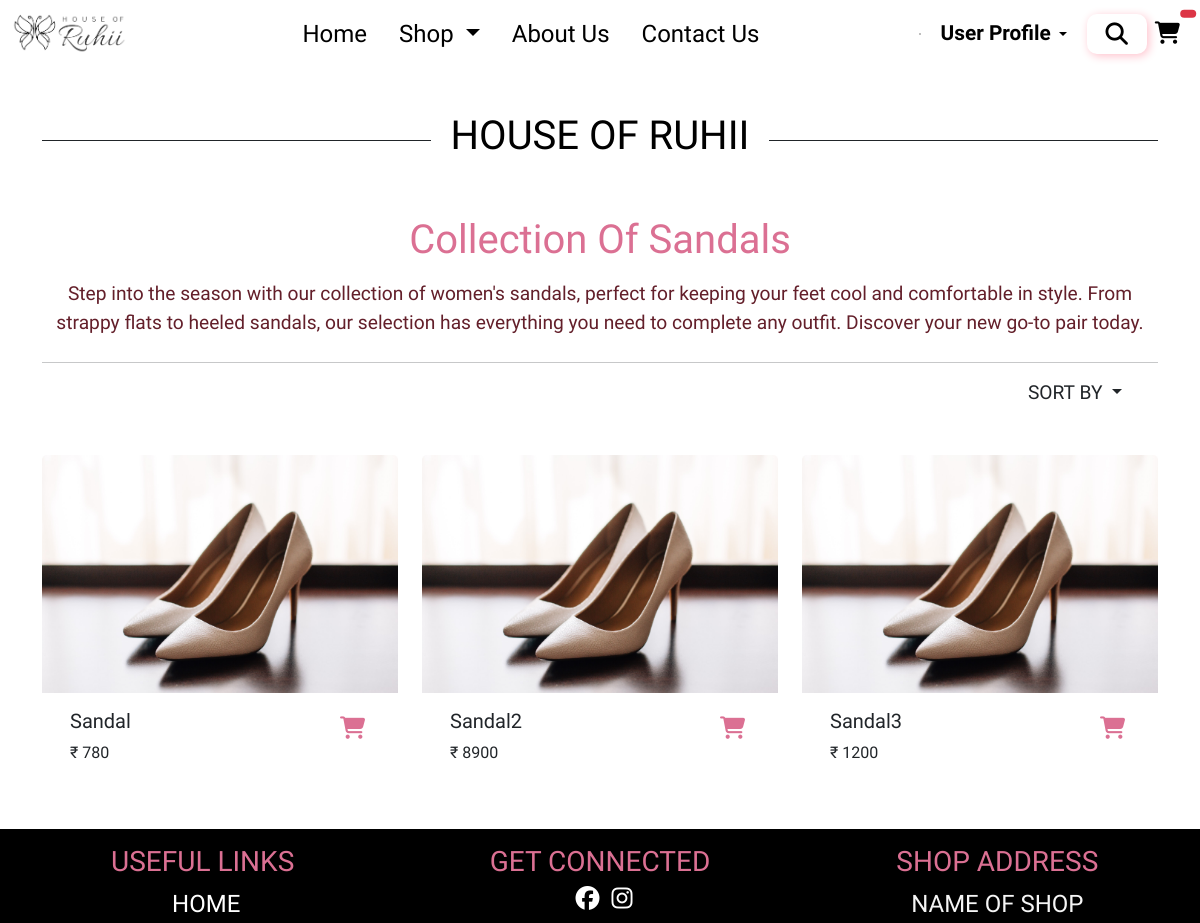
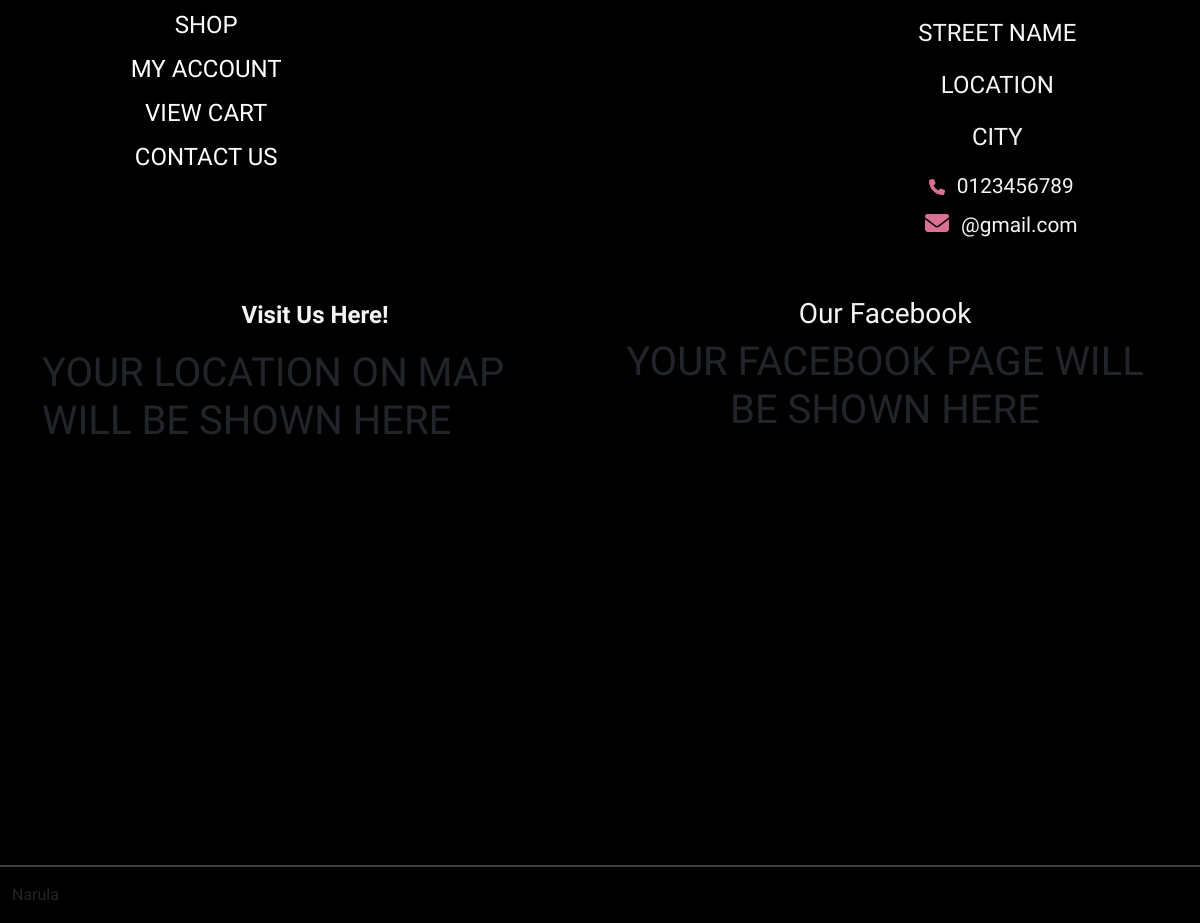
Screenshot of /sandal/ with the database file from the repository (2 pictures, top to bottom).
### website/models.py (models this page shows)
class ProductModel(models.Model):
    name = models.CharField(max_length=50)
    price = models.IntegerField()
    img = models.ImageField()
    img2 = models.ImageField()
    img3 = models.ImageField()
    img4 = models.ImageField()
    img5 = models.ImageField()
    img6 = models.ImageField()
    desc = models.TextField()
    cat = models.ForeignKey("CategoryModel", on_delete=models.CASCADE)
    def __str__(self):
        return self.name

### website/views.py (the view)
# urls.py: path('sandal/', views.Sandal, name = 'sandal'),
def Sandal(request):
    data = ProductModel.objects.filter(cat=13)
    print(data)
    context = {'data': data}
    return render(request, 'website/sandal.html', context)

### website/templates/website/Sandal.html (shortened to what this page needs)
{% extends "website/index.html" %}
{% block popup %}
{% load static %}
<link href="{% static 'css/index.css' %}" rel="stylesheet">
<link href="{% static 'css/heels.css' %}" rel="stylesheet">
{% endblock popup %}
{% block content %}
<div class="main mx-auto" style="margin-top: 5em;">
  <div class="container mt-5">
    <div class="header__center" style="margin-top: 3.5em;">
      <h1 style="color: black; text-align: center;">HOUSE OF RUHII</h1>
    </div>
  </div>
  <div class="container-fluid text-center">
    <h1 style="color: palevioletred" class="mt-5">Collection Of Sandals</h1>
  </div>
  <div class="container text-center mx-auto mt-3">
    <p style="text-align: center; font-size: 1.2em; color: rgb(99, 31, 42);" class="text-center">
      Step into the season with our collection of women's sandals, perfect for keeping your feet cool and comfortable in
      style. From strappy flats to heeled sandals, our selection has everything you need to complete any outfit.
      Discover your new go-to pair today.
    </p>
    <hr style="border: 1 px solid palevioletred; margin-top: 1.5em;">
  </div>
  <div class="container">
    <div class="row">
      <div class="col-sm-10"></div>
      <div class="col-sm-2">
        <div class="nav-item dropdown text-center">
          <a class="nav-link dropdown-toggle" href="#" role="button" data-bs-toggle="dropdown" aria-expanded="false"
            style="font-size: 1.2em;">
            SORT BY
          </a>
        </div>
      </div>
    </div>
  </div>
  <div class="container mt-5">
    <div class="row row-cols-1 row-cols-md-3 g-4">
      {% for i in data %}
      <div class="col">
        <div class="card" style="border: none">
          <img src="{% static 'images/img1.jpg' %}" class="card-img-top"
            onmouseover="this.src='../../../static/images/img2.jpg'"
            onmouseout="this.src='../../../static/images/img1.jpg'" />
          <div class="card-body">
            <div class="container-fluid">
              <div class="row">
                <div class="col-sm-10">
                  <h5 class="card-title">{{i.name}}</h5>
                  <p class="card-text">&#8377 {{i.price}}</p>
                </div>
                {% if request.user.username == "" %}
                <div class="col-sm-2">
                  <a href="{% url 'signin' %}">
                    <i class="fa-solid fa-cart-shopping mt-2" title="add to cart" data-link-id="{{i.id}}"
                      data-name="{{i.name}}" data-value="{{i.price}}" data-quantity="{{i.quantity}}"
                      style="color: palevioletred; font-size: 1.4em"></i></a>
                </div>
              </div>
            {% endif %}
          </div>
        </div>
      </div>
    </div>
    {% endfor%}
  </div>
</div>
</div>
<div class="flex-wrapper bg-black mx-auto mt-5">
  <div class="container-fluid" style="padding-top: 1em">
    <div class="row g-3">
      <div class="col-sm-4 mb-2 text-center">
        <h3 style="color: palevioletred">USEFUL LINKS</h3>
        <ul style="list-style: none; color: white; font-size: 1.5em;">
          <a href="#" style="text-decoration: none">
            <li style="list-style: none; color: white; margin-left: -25px" class="list mb-2">
              HOME
            </li>
          </a>
          <a href="#" style="text-decoration: none">
            <li style="list-style: none; color: white; margin-left: -25px; " class="mb-2">
              SHOP
            </li>
          </a>
          <a href="#" style="text-decoration: none">
            <li style="list-style: none; color: white; margin-left: -25px; " class="mb-2">
              MY ACCOUNT
            </li>
          </a>
          <a href="#" style="text-decoration: none">
            <li style="list-style: none; color: white; margin-left: -25px;" class="mb-2">
              VIEW CART
            </li>
          </a>
          <a href="#" style="text-decoration: none">
            <li style="list-style: none; color: white; margin-left: -25px; " class="mb-2">
              CONTACT US
            </li>
          </a>
        </ul>
      </div>
      <div class="col-sm-4 mb-4 text-center">
        <h3 style="color: palevioletred">GET CONNECTED </h3>
        <a href="#"><i class="fa-brands fa-facebook mx-2"></i></a>
        <a href="#"><i class="fa-brands fa-instagram"></i></a>
      </div>
      <div class="col-sm-4 mb-2 text-center">
        <h3 style="color: palevioletred">SHOP ADDRESS</h3>
        <p style="color: whitesmoke; font-size: 1.5em">NAME OF SHOP</p>
        <p style="color: whitesmoke; font-size: 1.5em">STREET NAME</p>
        <p style="color: whitesmoke; font-size: 1.5em">LOCATION</p>
        <p style="color: whitesmoke; font-size: 1.5em">CITY</p>
        <i class="fa-solid fa-phone mx-2" style="color: palevioletred"></i>
        <span style="color: whitesmoke; font-size: 1.3em">0123456789</span><br>
        <i class="fa-solid fa-envelope mx-2 mt-2" style="color: palevioletred"></i>
        <span style="color: whitesmoke; font-size: 1.3em">@gmail.com</span>
      </div>
    </div>
  </div>
  <div class="container mt-5">
    <div class="row">
      <div class="col-sm-6">
        <p style="
                  font-size: 1.5em;
                  font-weight: 600;
                  color: whitesmoke;
                  text-align: center;
                ">
          Visit Us Here!
        </p>
        <div class="map-responsive">
          <h1>YOUR LOCATION ON MAP WILL BE SHOWN HERE</h1>
        </div>
      </div>
      <div class="col-sm-6">
        <h3 style="text-align: center; color: whitesmoke">Our Facebook</h3>
        <div class="container mx-auto text-center">
          <h1>YOUR FACEBOOK PAGE WILL BE SHOWN HERE</h1>
        </div>
      </div>
    </div>
  </div>
  <hr style="border: 1px solid white" />
  <div class="footer">
    <div class="container-fluid">
      <p>Narula</p>
    </div>
  </div>
</div>
</body>
{% endblock %}

### static/css/index.css (style rules this page uses)
* { padding: 0; margin: 0; box-sizing: border-box; font-family: 'Tilt Neon', cursive; scroll-behavior: smooth; }
body { overflow-x: hidden; }
a { text-decoration: none; color: white; }
.header__center { font-size: 2rem; display: grid; grid-template-columns: 1fr max-content 1fr; grid-column-gap: 1.2rem; align-items: center; }
.header__center::before, .header__center::after { content: ""; display: block; height: 1px; background-color: currentColor; }
.card { cursor: pointer; font-family: 'Tilt Neon', cursive; border: none; }
.flex-wrapper { display: flex; min-height: 50vh; flex-direction: column; justify-content: space-between }
.fa-brands { color: white; font-size: 1.5em; cursor: pointer; }
.fa-instagram { color: white; font-size: 1.5em; }
.fa-facebook { color: white; font-size: 1.5; }
.fa-envelope { color: white; font-size: 1.5em; cursor: pointer; }
.map-responsive { overflow: hidden; padding-bottom: 30%; position: relative; height: 500px; }

### static/css/heels.css (style rules this page uses)
* { padding: 0; margin: 0; box-sizing: border-box; font-family: 'Tilt Neon', cursive; scroll-behavior: smooth; }
body { overflow-x: hidden; }
.header__center { font-size: 2rem; display: grid; grid-template-columns: 1fr max-content 1fr; grid-column-gap: 1.2rem; align-items: center; }
.header__center::before, .header__center::after { content: ""; display: block; height: 1px; background-color: currentColor; }
.card { cursor: pointer; font-family: 'Tilt Neon', cursive; border: none; }
.flex-wrapper { display: flex; min-height: 50vh; flex-direction: column; justify-content: space-between }
.fa-brands { color: white; font-size: 1.5em; cursor: pointer; }
.fa-instagram { color: white; font-size: 1.5em; }
.fa-facebook { color: white; font-size: 1.5; }
.fa-envelope { color: white; font-size: 1.5em; cursor: pointer; }
.map-responsive { overflow: hidden; padding-bottom: 30%; position: relative; height: 500px; }

### rows the page displays
ProductModel: name "Sandal", price "780"
ProductModel: name "Sandal2", price "8900"
ProductModel: name "Sandal3", price "1200"
